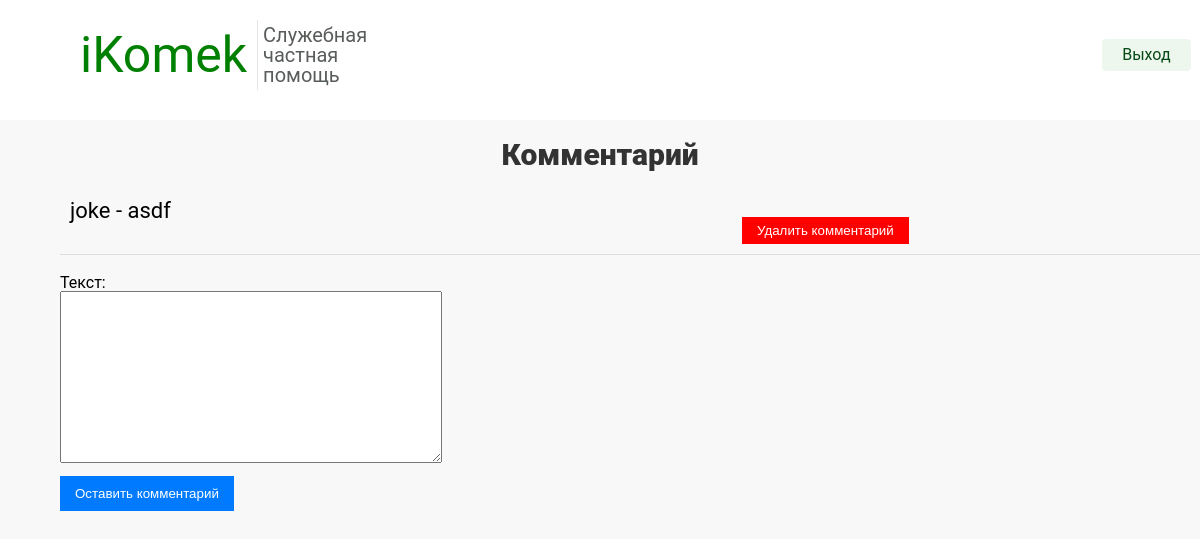
The app's page /comment/ (signed in) with its own data.
### back/models.py (models this page shows)
class Comment(models.Model):
    organ = models.ForeignKey(Organ, on_delete=models.CASCADE)
    user = models.ForeignKey(User, on_delete=models.CASCADE, null=True, blank=True)
    text = models.TextField()
    timestamp = models.DateTimeField(auto_now_add=True)

### back/views.py (the view, shortened to what this page needs)
# urls.py: path('comment/', views.CommentDetail.as_view(), name='comment'),
class CommentDetail(DetailView):
    model = Organ
    template_name = 'back/comment.html'
    context_object_name = 'organ'
    pk_url_kwarg = 'organ_id'
    def get_object(self, queryset=None):
        organ_id = self.kwargs.get('organ_id')
        if organ_id:
            return super().get_object(queryset)
        else:
            return Organ()
    def get_context_data(self, **kwargs):
        context = super().get_context_data(**kwargs)
        context['title'] = 'Отзывы'
        organ_id = self.kwargs.get('organ_id')
        if organ_id:
            context['comments'] = Comment.objects.filter(organ_id=organ_id)
        else:
            context['comments'] = Comment.objects.all()
        context['comment_form'] = CommentForm()
        return context

### back/forms.py
class CommentForm(forms.ModelForm):
    class Meta:
        model = Comment
        fields = ['text']
        labels = {
            'text': 'Текст',
        }

### back/templates/back/comment.html (shortened to what this page needs)
{% load static %}
<!DOCTYPE html>
<html lang="en">
<head>
    <link rel="stylesheet" href="{% static 'back/css/style.css' %}">
    <link rel="stylesheet" href="{% static 'back/css/comment.css' %}">
    <link rel="stylesheet" href="{% static 'back/css/adaptation.css' %}">
</head>
<body>
    <header class="header container">
      <div class="header-logo">
          <a href="{% url 'back:home' %}">iKomek</a>
      </div>
      <span class="logo-span">Служебная частная помощь</span>
      <div class="button-group">
        {% if request.user.is_authenticated %}
            <a href="{% url 'authe:signout' %}" class="button">Выход</a>
        {% else %}
        <i class="fas fa-user" style="font-size: 24px; margin-left: 10px;"></i>
        <div class="user-options" style="display: none;">
            <a href="{% url 'authe:signup' %}" class="button">Регистрация</a>
            <a href="{% url 'authe:signin' %}" class="button">Вход</a>
        </div>
        {% endif %}
        </div>
    </header>
    <div class="comment-section">
        <h1 class="comment-comment">Комментарий</h1>
            {% for comment in comments %}
                <div class="comment">
                    <p>{{ comment.user.username }} - {{ comment.text }}</p>
                    {% if comment.user == user or user.is_staff %}
                        <form method="post" action="{% url 'back:delete_comment' comment.id %}">
                            <button type="submit" class="delete-button">Удалить комментарий</button>
                        </form>
                    {% endif %}
                </div>
            {% endfor %}
        </div>
    {% if user.is_authenticated %}
    <form class="comment-form" method="post" action="{% url 'back:comment' %}">
        {{ comment_form.as_p }}
        <button type="submit">Оставить комментарий</button>
    </form>
    <br>
{% else %}
    <p>Если вы хотите оставить комментарий, вам необходимо зарегистрироваться <a href="{% url 'authe:signin' %}">Войти</a> или <a href="{% url 'authe:signup' %}">Зарегистрироваться</a>.</p>
{% endif %}
</body>
</html>

### back/static/back/css/style.css (style rules this page uses)
html, body, div, span, applet, object, iframe, h1, h2, h3, h4, h5, h6, p, blockquote, pre, a, abbr, acronym, address, big, cite, code, del, dfn, em, img, ins, kbd, q, s, samp, small, strike, strong, sub, sup, tt, var, b, u, i, center, dl, dt, dd, ol, ul, li, fieldset, form, label, legend, table, caption, tbody, tfoot, thead, tr, th, td, article, aside, canvas, details, embed, figure, figcaption, footer, header, hgroup, menu, nav, output, ruby, section, summary, time, mark, audio, video { margin: 0; padding: 0; border: 0; font-size: 100%; font: inherit; vertical-align: baseline; box-sizing: border-box; font-family: 'Roboto', sans-serif; }
article, aside, details, figcaption, figure, footer, header, hgroup, menu, nav, section { display: block; }
body { line-height: 1; background-color: #f8f8f8; min-height: 100vh; display: flex; flex-direction: column; }
html { font-size: 16px; }
.header { width: 100%; display: flex; justify-content: space-between; height: 130px; align-items: center; background-color: #fff; margin-top: -10px; }
.header-logo a { font-size: 50px; color: green; text-decoration: none; margin-left: 80px; }
.logo-span { border-left: 1px solid #e6e6e6; display: block; margin-left: 10px; padding-left: 10px; color: #595d5a; margin-right: 60%; font-size: 20px; padding: 5px; }
.button-group { display: flex; align-items: center; gap: 10px; margin-right: 10%; }
.button { background-color: #edf7ee; border-radius: 4px; border: none; outline: none; text-decoration: none; font-size: 16px; color: #074915; white-space: nowrap; padding: 8px 20px; margin-left: 10px; }

### back/static/back/css/comment.css (style rules this page uses)
h1 { color: #333; }
.comment-section { margin-top: 20px; }
.comment { border-bottom: 1px solid #ddd; padding: 10px; margin-top: 20px; margin-left: 60px; }
.comment p { margin: 0; font-size: 22px; }
.comment-form { margin-left: 60px; margin-top: 20px; width: 30%; height: 40%; }
.comment-comment { font-size: 30px; font-weight: 900; text-align: center; }
.comment-form textarea { width: 100%; padding: 10px; margin-bottom: 10px; resize: vertical; }
.comment-form button { background-color: #007bff; color: #fff; padding: 10px 15px; border: none; cursor: pointer; }
.delete-button { margin-left: 60%; background-color: red; padding: 6px 15px; margin-top: -40px; color: #fff; border: none; }

### records on screen
Comment: user.username "joke", text "asdf", shows "Удалить комментарий"
